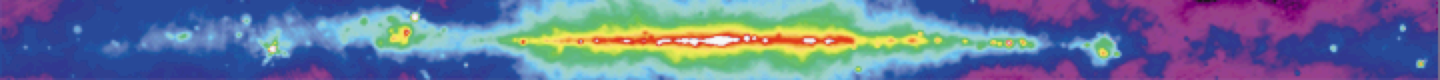
#> input picture numpy/GalaxyMultiWavelength/multiwavelength/Radio.jpg, 5760 x 320 px (shown at 1/4 size); its folder holds 4 pictures in this run
$ jupyter execute Numpy_GalaxyMultiWaveLength_20210309_sol.ipynb   (shell and % lines are left out)
#> lines starting #> are read from the running program, lines starting #| are printed output that depends on the picture; after the words box and inside, x2 and y2 are one past the last pixel; in counts of white or black regions, pixels touching at a corner belong together
<p style="font-family: Arial; font-size:3.75em;color:purple; font-style:bold"><br>
Galaxy multiWaveLength <br><br><br>Analysis using numpy</p>

<p style="font-family: Arial; font-size:1.75em;color:#2462C0; font-style:bold"><br>Data Source: https://asd.gsfc.nasa.gov</p>

Loading the libraries we need

[cell 1]
import numpy as np
import imageio
from skimage import color
import matplotlib.pyplot as plt
import copy
import os

[cell 2]
os.listdir('multiwavelength/')

<p style="font-family: Arial; font-size:1.75em;color:#2462C0; font-style:bold">Creating a numpy array from an image file:</p>
<p> load and display each picture from difference wavelength (GammaRay, Xray, Infrared, radio) find the shape of the array, explain each dimension</p>
<p>Sample of output:</p>
<p>(320, 5760, 3)</p>

[cell 3]
radio = imageio.imread('multiwavelength/Radio.jpg')
#> radio is the input picture: shape (320, 5760, 3); mean R, G, B 101.6, 116.7, 152.5
xray = imageio.imread('multiwavelength/XRay.jpg')
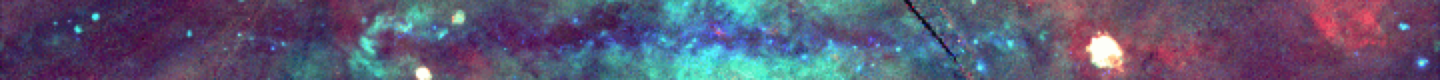
#> input picture numpy/GalaxyMultiWavelength/multiwavelength/XRay.jpg, 5760 x 320 px (shown at 1/4 size)
#> xray is the input picture: shape (320, 5760, 3); mean R, G, B 91.6, 87.1, 114.6
gamma = imageio.imread('multiwavelength/GammaRay.jpg')
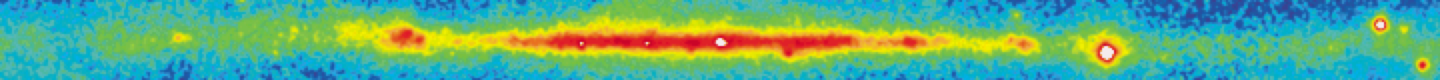
#> input picture numpy/GalaxyMultiWavelength/multiwavelength/GammaRay.jpg, 5760 x 320 px (shown at 1/4 size)
#> gamma is the input picture: shape (320, 5760, 3); mean R, G, B 92.5, 174.2, 131.6
infrared = imageio.imread('multiwavelength/Infrared.jpg')
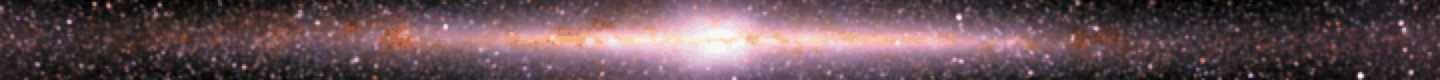
#> input picture numpy/GalaxyMultiWavelength/multiwavelength/Infrared.jpg, 5760 x 320 px (shown at 1/4 size)
#> infrared is the input picture: shape (320, 5760, 3); mean R, G, B 101.1, 78.4, 84.4

[cell 4]
print(radio.shape)
#| (320, 5760, 3)
print(xray.shape)
#| (320, 5760, 3)
print(gamma.shape)
#| (320, 5760, 3)
print(infrared.shape)
#| (320, 5760, 3)

[cell 5]
plt.imshow(radio)

[cell 6]
plt.imshow(radio)

[cell 7]
radio.shape
#> Out = (320, 5760, 3)

We have 3 dimensions: N pixels x M pixels x 3 channels (RGB)

<p>As we have 3 dimensions (RGB)and RGB does not add information, merge all 3 dimensions in a single one using grey scale image using the function rgb2gray </p>
<p>Sample of output:</p>
<p>(320, 5760)</p>

[cell 8]
radio_gray = color.rgb2gray(radio)
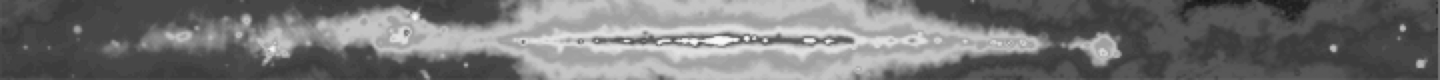
#> radio_gray: shape (320, 5760) float64 (shown at 1/4 size); min 0.082, max 0.978, mean 0.455
xray_gray = color.rgb2gray(xray)
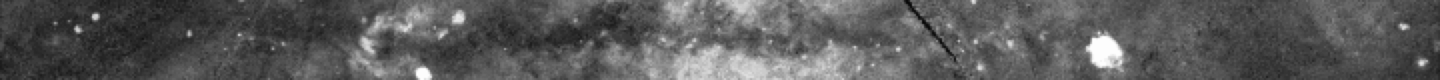
#> xray_gray: shape (320, 5760) float64 (shown at 1/4 size); min 0.0264, max 0.999, mean 0.353
gamma_gray = color.rgb2gray(gamma)
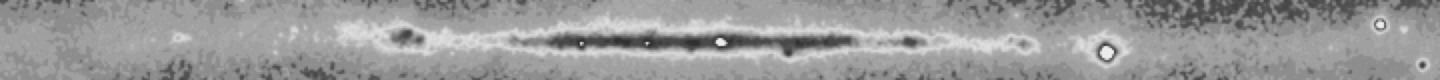
#> gamma_gray: shape (320, 5760) float64 (shown at 1/4 size); min 0.185, max 0.934, mean 0.603
infrared_gray = color.rgb2gray(infrared)
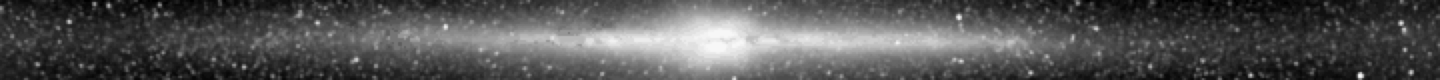
#> infrared_gray: shape (320, 5760) float64 (shown at 1/4 size); min 0, max 0.974, mean 0.328

[cell 9]
plt.imshow(radio_gray, cmap='gray')
plt.show()
plt.imshow(xray_gray, cmap='gray')
plt.show()
plt.imshow(gamma_gray, cmap='gray')
plt.show()
plt.imshow(infrared_gray, cmap='gray')
plt.show()

<p>Merge all 3 waveLength in a single rgb image. Define to which color are linked XRay, Radio and Gamma waveLength</p>
<p>Sample of output:</p>

[cell 10]
radio_gray.shape
#> Out = (320, 5760)

### solution 1

[cell 11]
full_wavelength = np.empty((320, 5760, 3))

[cell 12]
full_wavelength[:,:,0] = radio_gray

[cell 13]
full_wavelength[:,:,1] = xray_gray
full_wavelength[:,:,2] = gamma_gray

[cell 14]
full_wavelength.shape
#> Out = (320, 5760, 3)

[cell 15]
plt.figure(figsize=(20,10))
plt.imshow(full_wavelength)

### solution 2

[cell 16]
radio_gray[:,:,np.newaxis].shape
#> Out = (320, 5760, 1)

[cell 17]
sol2 = np.concatenate([radio_gray[:,:,np.newaxis],
                xray_gray[:,:,np.newaxis],
                gamma_gray[:,:,np.newaxis]
               ], axis=2)
sol2.shape
#> Out = (320, 5760, 3)

[cell 18]
plt.figure(figsize=(20,10))
plt.imshow(sol2)

apply some cleaning to remove noise with value < 0.15
<p>Sample of output:</p>

we have an array ```a = np.array([1, 3, 4,5,6,190])```
select values > 5

[cell 19]
a = np.array([1, 3, 4,5,6,190])

[cell 20]
mask = a > 5
mask

[cell 21]
a[mask]

[cell 22]
mask = full_wavelength < 0.15

[cell 23]
full_wavelength[mask].shape
#> Out = (32821,)

[cell 24]
full_wavelength[mask] = 0

[cell 25]
plt.figure(figsize=(20,10))
plt.imshow(full_wavelength)

apply some cleaning to highlight part of the picture where XRay>0.22, Radio>0.15,  GammaRay>0.15
<p>Sample of output:</p>

[cell 26]
mask_radio = full_wavelength[:,:,0] < 0.9
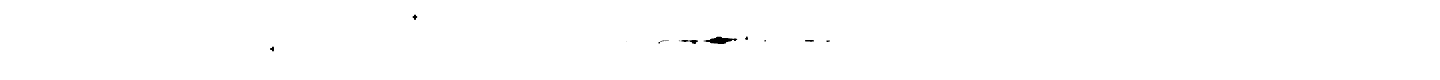
#> mask_radio: shape (320, 5760) bool (shown at 1/4 size); 99.8% white; 11 black regions (1 under 20 px), largest, box (x1, y1, x2, y2) and area: (2814, 147, 2949, 176) 2118, (2715, 160, 2792, 176) 556, (1650, 58, 1669, 80) 236
mask_xray = full_wavelength[:,:,1] < 0.9
#> mask_xray: shape (320, 5760) bool; 99.3% white; 5 black regions (1 under 20 px), largest, box (x1, y1, x2, y2) and area: (4352, 145, 4486, 268) 10179, (1665, 273, 1723, 320) 2031, (1820, 59, 1844, 85) 254, (4481, 243, 4486, 254) 39
mask_gamma = full_wavelength[:,:,2] < 0.9
#> mask_gamma: shape (320, 5760) bool; 99.9% white; 3 black regions, box (x1, y1, x2, y2) and area: (4404, 188, 4452, 236) 1436, (2867, 156, 2900, 180) 515, (5508, 90, 5532, 109) 355

full_wavelength[:,:,0][mask_radio] = 0
full_wavelength[:,:,1][mask_xray] = 0
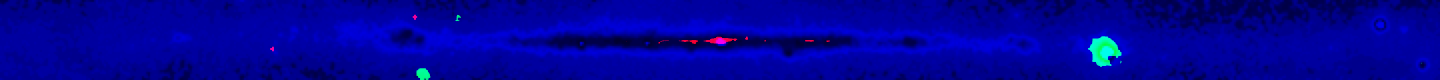
#> full_wavelength: shape (320, 5760, 3) float64 (shown at 1/4 size); mean of channels 0, 1, 2 0.00187, 0.00665, 0.603; drawn as R, G, B
full_wavelength[:,:,2][mask_gamma] = 0
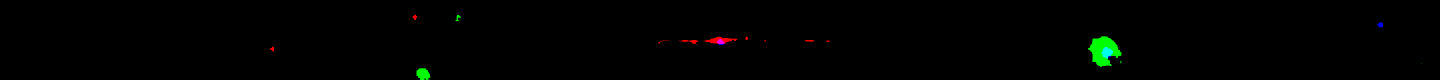
#> full_wavelength: shape (320, 5760, 3) float64 (shown at 1/4 size); mean of channels 0, 1, 2 0.00187, 0.00665, 0.00116; drawn as R, G, B
